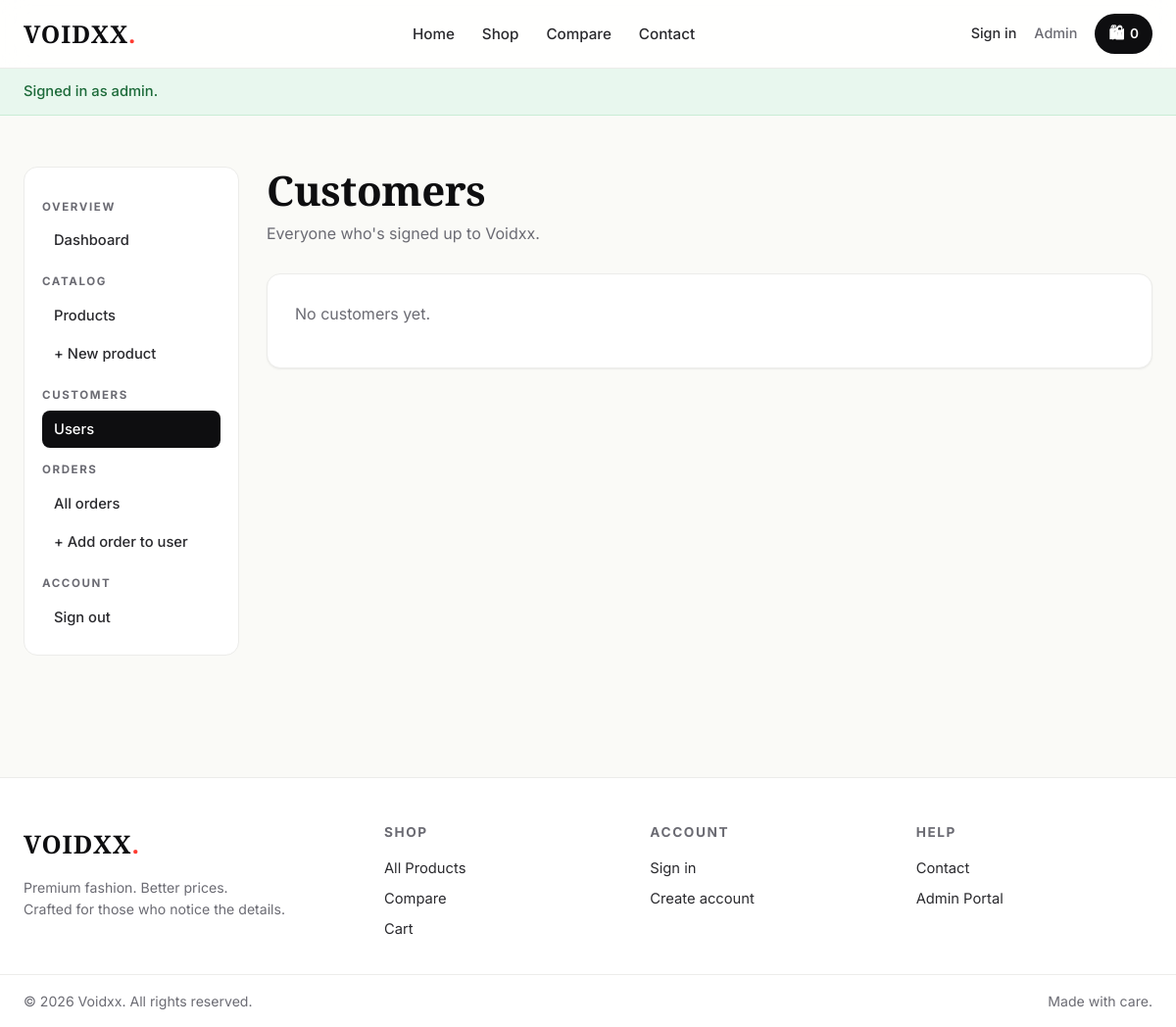
Page /admin/users.php (signed in) on the earlier database version.
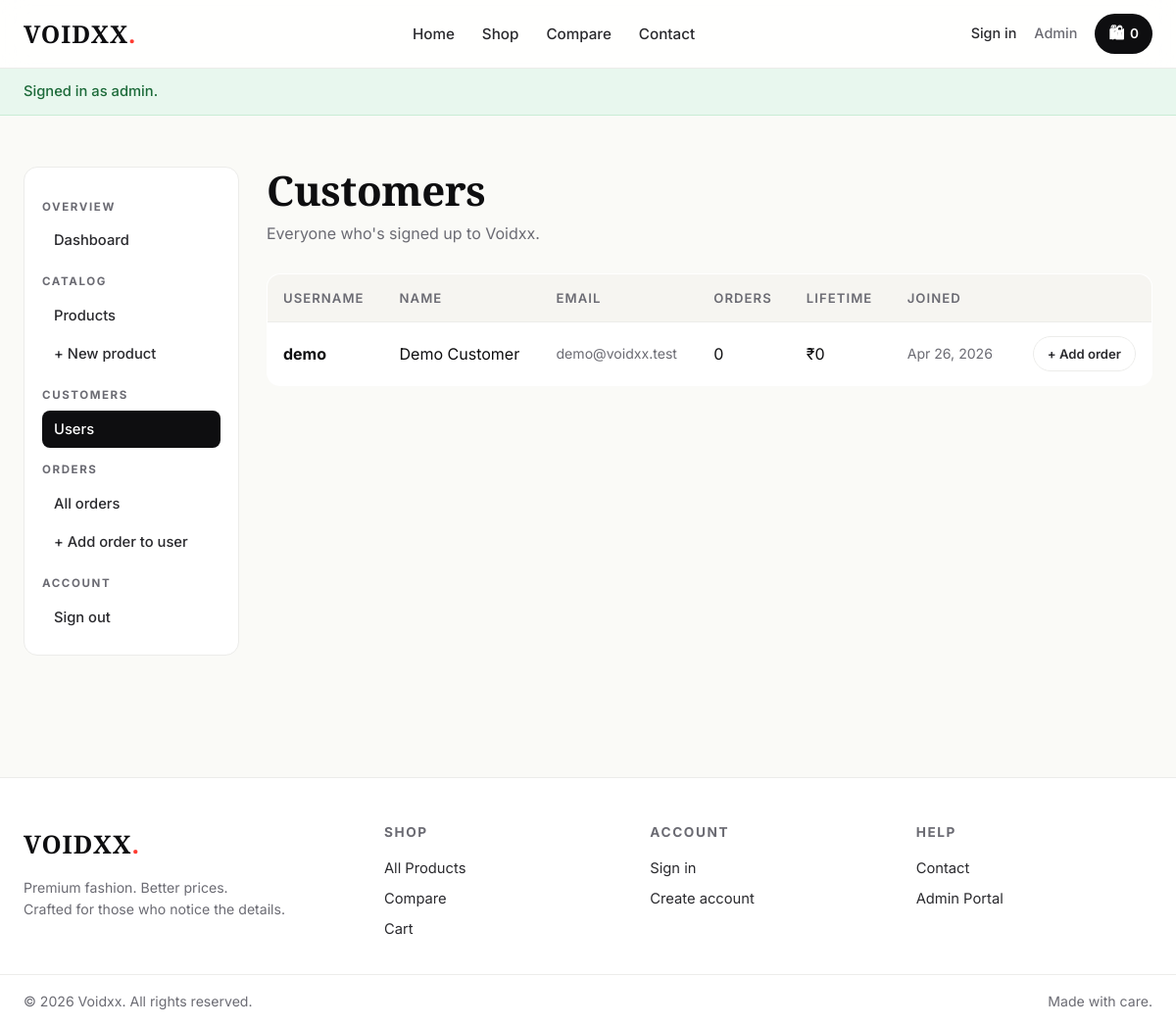
Same page on the later database version.
### tables this page shows
CREATE TABLE users (
            id INTEGER PRIMARY KEY AUTOINCREMENT,
            username VARCHAR(100) UNIQUE NOT NULL,
            email VARCHAR(255) UNIQUE NOT NULL,
            password_hash VARCHAR(255) NOT NULL,
            full_name VARCHAR(255),
            created_at TIMESTAMP DEFAULT CURRENT_TIMESTAMP
        );

### _helpers.php (called while the page is built, shortened)
<?php
function fmt_price($amount) {
    return '₹' . number_format((float)$amount);
}
?>

### admin/users.php (the view, shortened to what this page needs)
<?php
require '../db.php';
$users = $pdo->query("
  SELECT u.*,
    (SELECT COUNT(*) FROM orders WHERE user_id = u.id) AS order_count,
    (SELECT COALESCE(SUM(total),0) FROM orders WHERE user_id = u.id) AS lifetime
  FROM users u
  ORDER BY u.created_at DESC
")->fetchAll();
require '_layout.php';
?>
<div class="page-intro">
  <h1>Customers</h1>
  <p class="muted">Everyone who's signed up to Voidxx.</p>
</div>
<?php if (!$users): ?>
  <div class="card"><p class="muted">No customers yet.</p></div>
<?php else: ?>
<table class="table">
  <thead><tr><th>Username</th><th>Name</th><th>Email</th><th>Orders</th><th>Lifetime</th><th>Joined</th><th></th></tr></thead>
  <tbody>
  <?php foreach ($users as $u): ?>
    <tr>
      <td><strong><?= htmlspecialchars($u['username']) ?></strong></td>
      <td><?= htmlspecialchars($u['full_name'] ?: '—') ?></td>
      <td class="muted small"><?= htmlspecialchars($u['email']) ?></td>
      <td><?= $u['order_count'] ?></td>
      <td><?= fmt_price($u['lifetime']) ?></td>
      <td class="muted small"><?= date('M j, Y', strtotime($u['created_at'])) ?></td>
      <td class="right">
        <a class="btn btn-sm btn-ghost" href="add_order.php?user_id=<?= $u['id'] ?>">+ Add order</a>
      </td>
    </tr>
  <?php endforeach; ?>
  </tbody>
</table>
<?php endif; ?>
<?php require '_layout_end.php'; ?>

Differences in the rows shown:
added users: username "demo", full_name "Demo Customer", email "demo@voidxx.test", order_count "0", lifetime "₹0", created_at "Apr 26, 2026"
Other differences:
text no longer shown: "No customers yet."
text now shown: "USERNAME NAME EMAIL ORDERS LIFETIME JOINED"
